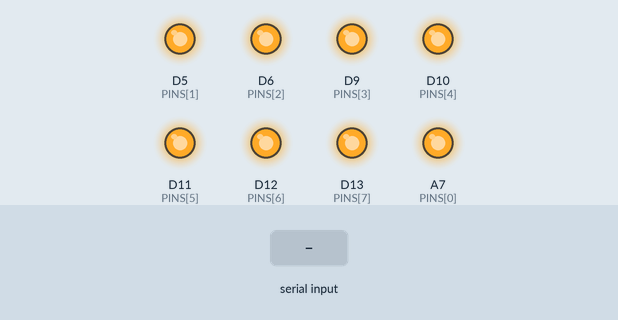
This program was run on a simulated Adafruit Feather M0. Shown: output pins drawn as LEDs (lit = HIGH). Inputs (shaded band) come from the test bench.

Above: at 1.2 s.
1.3 s: "l" received over Serial
At 2.1 s:
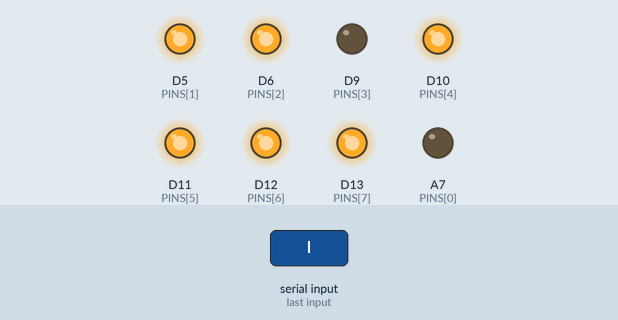
4.3 s: "r" received over Serial
At 5.6 s:
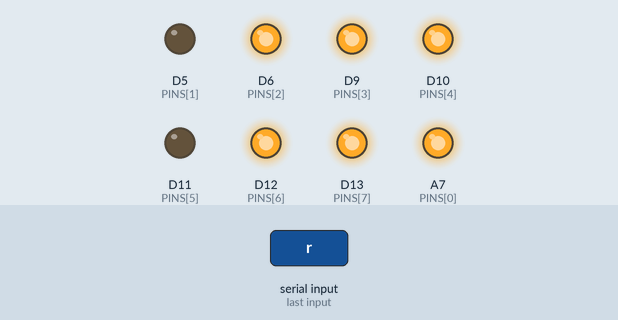
7.3 s: "u" received over Serial
At 7.8 s:
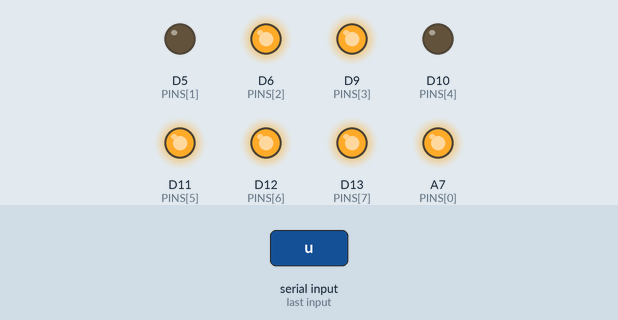
10.3 s: "d" received over Serial
At 11.3 s:
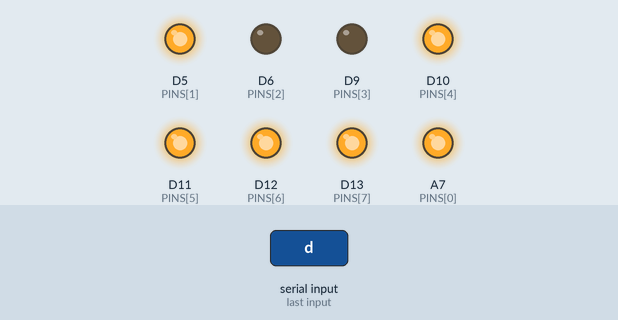
13.3 s: "L" received over Serial
At 13.6 s:
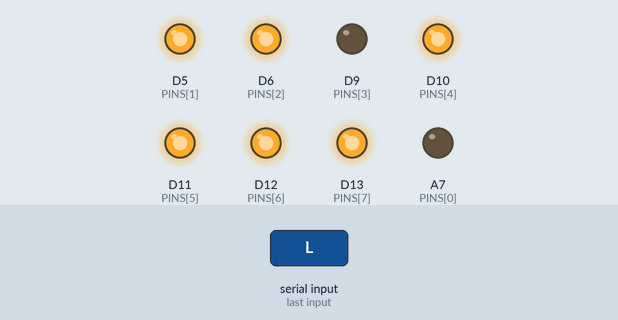
16.3 s: "R" received over Serial
At 17.1 s:
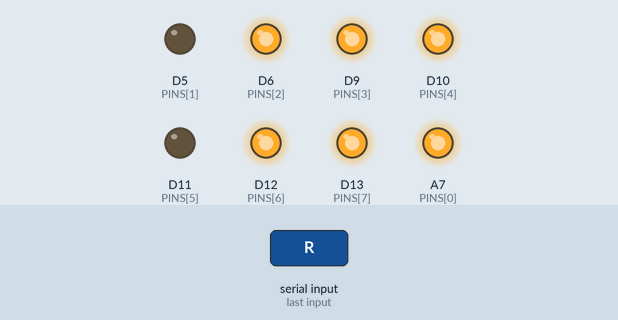
Timing chart, 0 to 19.8 s (numbered marks = the images above; inputs shaded):
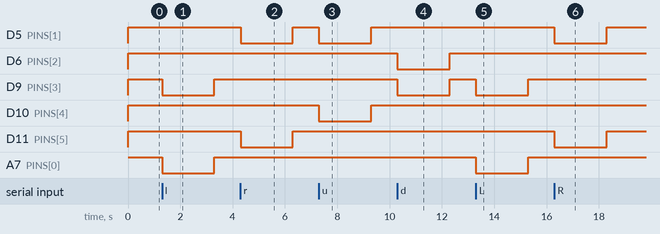

The program:

main.cpp
```cpp
#include <Arduino.h>
#undef max
#undef min
#include <map>

int PINS[] = {21, 5, 6, 9, 10, 11, 12, 13};
int TIMEOUT = 2000;

void move_stop()
{
  for(int i=0; i<8; i++)
  {
    digitalWrite(PINS[i], HIGH);
  }
}

void move_left()
{
  for(int i=0; i<8; i++)
  {
    digitalWrite(PINS[i], HIGH);
  }
  digitalWrite(PINS[1-1], LOW);
  digitalWrite(PINS[4-1], LOW);
}

void move_right()
{
  for(int i=0; i<8; i++)
  {
    digitalWrite(PINS[i], HIGH);
  }
  digitalWrite(PINS[2-1], LOW);
  digitalWrite(PINS[6-1], LOW);
}

void move_up()
{
  for(int i=0; i<8; i++)
  {
    digitalWrite(PINS[i], HIGH);
  }
  digitalWrite(PINS[2-1], LOW);
  digitalWrite(PINS[5-1], LOW);
}

void move_down()
{
  for(int i=0; i<8; i++)
  {
    digitalWrite(PINS[i], HIGH);
  }
  digitalWrite(PINS[3-1], LOW);
  digitalWrite(PINS[4-1], LOW);
}

void setup() {
  // set channels to output, inactive
  for(int i=0; i<8; i++)
  {
    pinMode(PINS[i], OUTPUT);
  }

  move_stop();

  while(!Serial);
  Serial.begin(115200);
}

uint32_t last_cmd_stamp = 0;
void loop()
{
  uint32_t now = millis();
  if(Serial.available())
  {
    last_cmd_stamp = now;
    char c = Serial.read();
    switch(c)
    {
      case 'l':
      case 'L':
        move_left();
        break;
      case 'r':
      case 'R':
        move_right();
        break;
      case 'u':
      case 'U':
        move_up();
        break;
      case 'd':
      case 'D':
        move_down();
        break;
      case 's':
      case 'S':
      default:
        move_stop();
        break;
    }
  }

  if(now > last_cmd_stamp + TIMEOUT)
  {
    move_stop();
  }

  // move_left();
  // delay(1000);
  // move_up();
  // delay(1000);
  // move_right();
  // delay(1000);
  // move_down();
  // delay(1000);
}
```

Measured:
- after the input at 1.3 s, D9 (PINS[3]), A7 (PINS[0]): HIGH → LOW at once, → HIGH 2.0 s later
- after the input at 4.3 s, D5 (PINS[1]), D11 (PINS[5]): HIGH → LOW at once, → HIGH 2.0 s later
- after the input at 7.3 s, D5 (PINS[1]), D10 (PINS[4]): HIGH → LOW at once, → HIGH 2.0 s later
- after the input at 10.3 s, D6 (PINS[2]), D9 (PINS[3]): HIGH → LOW at once, → HIGH 2.0 s later
- after the input at 13.3 s, D9 (PINS[3]), A7 (PINS[0]): HIGH → LOW at once, → HIGH 2.0 s later
- after the input at 16.3 s, D5 (PINS[1]), D11 (PINS[5]): HIGH → LOW at once, → HIGH 2.0 s later
